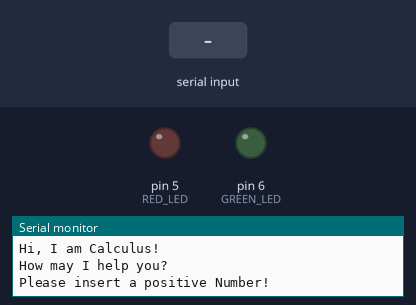
Simulated run of this program. Board: Arduino Nano, built with avr-gcc and run on an emulated ATmega328P. On the bench: output pins drawn as LEDs (lit = HIGH), the last lines printed to the serial monitor. The inputs (shaded band) are chosen by the test bench.

Above: at 1.2 s.
1.3 s: "+\n" received over Serial
2.8 s: "-\n" received over Serial
4.3 s: "90,45\n" received over Serial
At 5.5 s:
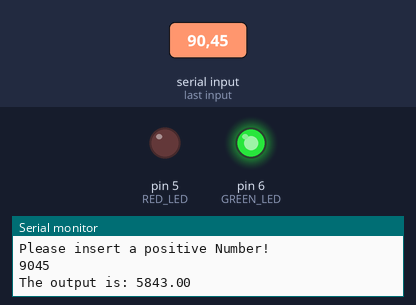
Timing chart, 0 to 7.3 s (numbered marks = the images above; inputs shaded):
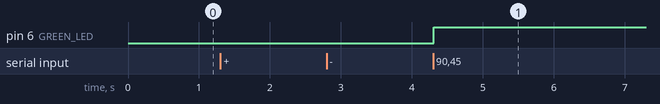

Measured:
- after the input at 4.3 s, pin 6 (GREEN_LED): LOW → HIGH at once

The program:

main.cpp
```cpp
#include "definition.h"

void setup()
{
  // put your setup code here, to run once:
  pinMode(RED_LED, OUTPUT);
  pinMode(GREEN_LED, OUTPUT);
  PORTD = PORTD & B11111111;
  Serial.begin(9600);

  Serial.println("\nHi, I am Calculus!");
  Serial.println("How may I help you?\n");
}

void loop()
{
  // put your main code here, to run repeatedly
  switch (CalculatorStage)
  {
  case S_INPUT:
    if (message)
    {
      if (CalculatorModes == M_INPUT_FIRST_INTEGER || CalculatorModes == M_INPUT_SECOND_INTEGER)
      {
        Serial.println("Please insert a positive Number!");
      }
      else
      {
        Serial.println("Please insert an operator ('+', '-', '*', '/')");
      }
      message = 0;
    }

    getInput();
    break;
  case S_PROCESSING:
    processing();
    break;
  case S_OUTPUT:
    switch (Operate)
    {
    case PLUS:
      output = Numbers[0] + Numbers[1];
      break;
    case MINUS:
      output = Numbers[0] - Numbers[1];
      break;
    case DEVISION:
      output = Numbers[0] / Numbers[1];
      break;
    case MULTYPLICATION:
      output = Numbers[0] * Numbers[1];
      break;
    }
    Serial.print("The output is: ");
    Serial.println(output);
    Numbers[0] = 0;
    Numbers[1] = 0;
    CalculatorStage = S_INPUT;

    if (output > 0)
    {
      PORTD = B01000000;
    }
    else if (output < 0)
    {
      PORTD = B00100000;
    }
    else
    {
      PORTD = 0;
    }
    break;
  }
}

void processing()
{
  switch (CalculatorModes)
  {
  case M_INPUT_FIRST_INTEGER:
    for (int i = (counter - 1); i >= 0; i--)
    {
      if ((int)buffer[i] >= (int)'0' && (int)buffer[i] <= (int)'9')
      {
        Numbers[0] += (((int)buffer[i] - 48) * powerOf(10, (counter - 1) - i));
        buffer[i] = 0;
      }
    }
    counter = 0;
    CalculatorModes = M_INPUT_OPERATOR;
    CalculatorStage = S_INPUT;
    message = 1;
    break;

  case M_INPUT_OPERATOR:
    if (Operate != OPERATOR_NULL)
    {
      CalculatorModes = M_INPUT_SECOND_INTEGER;
      message = 1;
    }
    CalculatorStage = S_INPUT;
    break;

  case M_INPUT_SECOND_INTEGER:
    for (int i = (counter - 1); i >= 0; i--)
    {
      if ((int)buffer[i] >= (int)'0' && (int)buffer[i] <= (int)'9')
      {
        Numbers[1] += (((int)buffer[i] - 48) * powerOf(10, (counter - 1) - i));
        buffer[i] = 0;
      }
    }
    counter = 0;
    CalculatorModes = M_INPUT_FIRST_INTEGER;
    CalculatorStage = S_OUTPUT;
    break;
  }
}

void getInput()
{
  //get data
  if (Serial.available() > 0)
  {
    Serial.readBytes(&input, 1);
  }
  filterInput();
}

void filterInput()
{
  //filter the noise
  if (input != 0)
  {
    //cher the value
    switch (input)
    {
    case '\n':
      Serial.println();
      if (CalculatorStage == S_INPUT)
      {
        //Serial.print("Procesing");
        CalculatorStage = S_PROCESSING;
      }
      else if (CalculatorStage == S_PROCESSING)
      {
        // Serial.print("Input");
        CalculatorStage = S_OUTPUT;
      }
      break;

    case (char)0x08:
      Serial.print(input);
      Serial.print((char)0x20);
      Serial.print(input);
      counter--;
      break;

    //if it is an int value
    default:
      if (CalculatorModes == M_INPUT_FIRST_INTEGER || CalculatorModes == M_INPUT_SECOND_INTEGER)
      {
        if ((int)input >= (int)'0' && (int)input <= (int)'9')
        {
          if (counter <= 10)
          {
            Serial.print(input);
            buffer[counter] = input;
            counter++;
          }
        }
      }
      else if (CalculatorModes == M_INPUT_OPERATOR)
      {
        switch (input)
        {
        case '+':
          Operate = PLUS;
          Serial.print(input);
          break;

        case '-':
          Operate = MINUS;
          Serial.print(input);
          break;

        case '/':
          Operate = DEVISION;
          Serial.print(input);
          break;

        case '*':
          Operate = MULTYPLICATION;
          Serial.print(input);
          break;
        }
      }
      break;
    }
  }
  input = 0;
}
```

InputStream.cpp
```cpp
// #include <definition.h>

// void getInput()
// {
//   //get data
//   if (Serial.available() > 0)
//   {
//     Serial.readBytes(&input, 1);
//   }
//   filterInput();
// }

// void filterInput()
// {
//   //filter the noise
//   if (input != 0)
//   {
//     //cher the value
//     switch (input)
//     {
//     case '\n':
//       Serial.println();
//       if (CalculatorStage == S_INPUT)
//       {
//         Serial.print("Procesing");
//         CalculatorStage = S_PROCESSING;
//       }
//       else if (CalculatorStage == S_PROCESSING)
//       {
//         Serial.print("Input");
//         CalculatorStage = S_OUTPUT;
//       }
//       break;

//       if (CalculatorModes == M_INPUT_OPERATOR){
//       case '+':
//         Operate = PLUS;
//         Serial.print(input);
//         break;

//       case '-':
//         Operate = MINUS;
//         Serial.print(input);
//         break;

//       case '/':
//         Operate = DEVISION;
//         Serial.print(input);
//         break;

//       case '*':
//         Operate = MULTYPLICATION;
//         Serial.print(input);
//         break;
//       }

//     case (char)0x08:
//       Serial.print(input);
//       Serial.print((char)0x20);
//       Serial.print(input);
//       counter--;
//       break;

//     //if it is an int value
//     default:
//       if ((int)input >= (int)'0' && (int)input <= (int)'9')
//       {
//         if (counter <= 10)
//         {
//           Serial.print(input);
//           buffer[counter] = input;
//           counter++;
//         }
//       }
//       break;
//     }
//   }
//   input = 0;
// }
```

definition.h
```cpp
#ifndef DEFINITION
#define DEFINITION

#include <Arduino.h>

#define RED_LED 5
#define GREEN_LED 6

typedef enum Stages
{
  S_INPUT,
  S_PROCESSING,
  S_OUTPUT
} stage;

stage CalculatorStage = S_INPUT;

typedef enum Modes
{
  M_INPUT_FIRST_INTEGER,
  M_INPUT_OPERATOR,
  M_INPUT_SECOND_INTEGER
} mode;

mode CalculatorModes = M_INPUT_FIRST_INTEGER;

typedef enum Operators
{
  OPERATOR_NULL,
  PLUS,
  MINUS,
  DEVISION,
  MULTYPLICATION
} operators;

operators Operate = OPERATOR_NULL;

void getInput();
void filterInput();
void processing();
int powerOf(int, int);

char input;
char buffer[10] = {};
int counter = 0;

int Numbers[2];
double output = 0;

int message = 1;

#endif
```

power.cpp
```cpp
int powerOf(int base, int power)
{
    if (power == 0)
    {
        return 1;
    }
    else if(power == 1)
    {
        return 10;
    }else
    {
        for (int i = 0; i < power; i++)
        {
            base *= base;
        }
        return base;
    }
}
```

processing.cpp
```cpp
// #include <definition.h>

// void processing(){
//     switch (CalculatorModes)
//   {
//   case M_INPUT_FIRST_INTEGER:
//     for (int i = (counter - 1); i >= 0; i--)
//     {
//       if ((int)buffer[i] >= (int)'0' && (int)buffer[i] <= (int)'9')
//       {
//         Numbers[0] += (((int)buffer[i] - 48) * powerOf(10, (counter - 1) - i));
//         buffer[i] = 0;
//       }
//     }
//     counter = 0;
//     CalculatorModes = M_INPUT_OPERATOR;
//     CalculatorStage = S_INPUT;
//     break;


//   case M_INPUT_OPERATOR:
//     if (Operate != OPERATOR_NULL)
//     {
//         CalculatorModes = M_INPUT_SECOND_INTEGER;
//     }
//     CalculatorStage = S_INPUT;
//     break;


//   case M_INPUT_SECOND_INTEGER:
//     for (int i = (counter - 1); i >= 0; i--)
//     {
//       if ((int)buffer[i] >= (int)'0' && (int)buffer[i] <= (int)'9')
//       {
//         Numbers[1] += (((int)buffer[i] - 48) * powerOf(10, (counter - 1) - i));
//         buffer[i] = 0;
//       }
//     }
//     counter = 0;
//     CalculatorModes = M_INPUT_FIRST_INTEGER;
//     // CalculatorStage = S_OUTPUT;
//     break;
//   }
// }
```
